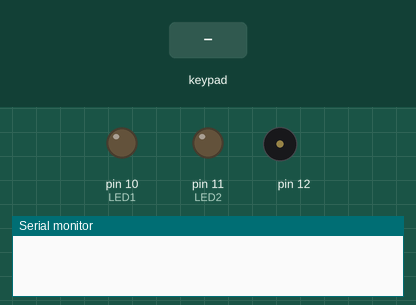
Simulated run of this sketch. Board: Arduino Uno, built with avr-gcc and run on an emulated ATmega328P. On the bench: output pins drawn as LEDs (lit = HIGH), buzzer (waves = sounding), the last lines printed to the serial monitor. Inputs (shaded band) come from the test bench.

Above: at 1.2 s.
1.3 s: keypad keys 1 2 3 4 5 pressed 0.4 s apart
At 3.7 s:
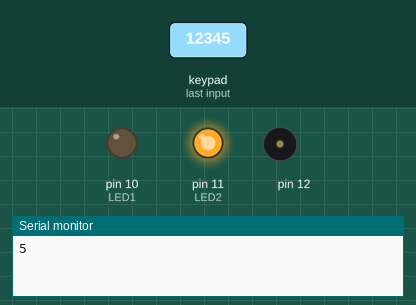
4.8 s: keypad keys 5 4 3 2 # pressed 0.4 s apart
At 9.5 s:
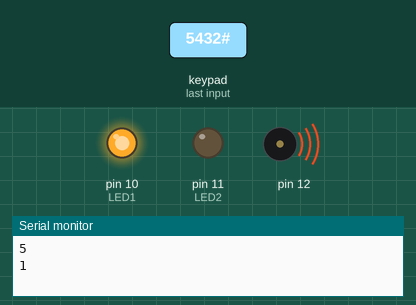
Timing chart, 0 to 12.1 s (numbered marks = the images above; inputs shaded):
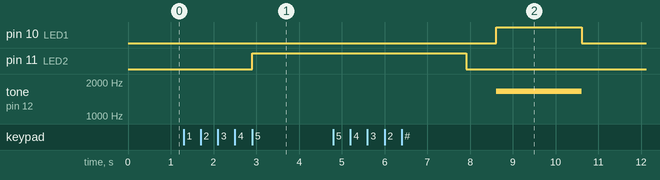

Measured:
- after the input at 1.3 s, pin 11 (LED2): LOW → HIGH after 1.6 s
- after the input at 4.8 s, pin 10 (LED1): LOW → HIGH after 3.8 s, → LOW 2.0 s later; tone on pin 12: silent → 1661 Hz after 3.8 s, → silent 2.0 s later

The sketch:

_13.ino
```cpp
#include <Keypad.h>

#define LED1 10 // красный светодиод
#define LED2 11 // зеленый светодиод

#define NUM_KEYS 5 // количество знаков в коде
char myarraw[NUM_KEYS] = { '1', '2', '3', '4', '5'}; // массив с верным кодом

char key;
char button_pressed[NUM_KEYS];
int k=0;
int s=0;
const byte ROWS = 4;
const byte COLS = 4;
char keys[ROWS][COLS] = {
	{'1','2','3','A'},
	{'4','5','6','B'},
	{'7','8','9','C'},
	{'*','0','#','D'}
};
byte colPins[COLS] = {5, 4, 3, 2};
byte rowPins[ROWS] = {9, 8, 7, 6};

Keypad keypad = Keypad( makeKeymap(keys), rowPins, colPins, ROWS, COLS );

void setup() {
	pinMode(LED1, OUTPUT);
	pinMode(LED2, OUTPUT);
	pinMode(12, OUTPUT);

	Serial.begin(9600);
}

void loop (){
	key = keypad.getKey();

	if ( key != NO_KEY )
	{
		button_pressed [k] = key;
		k = k + 1;
		if(k == NUM_KEYS)
		{
			for ( uint8_t i = 0; i < NUM_KEYS; i++)
			{
				if (button_pressed[i] == myarraw[i])
					s = s + 1;
			}

			Serial.println(s);

			if(s == NUM_KEYS) //если у нас все кнопки совпали с кодом, то включаем реле
			{
				digitalWrite (LED2, HIGH); // зажгли зеленый светик (пользователь ввел верный код)
				delay (5000); // ждем 5 секунд пока горит светик зеленый и включено реле
				digitalWrite (LED2, LOW); // гасим светик
				k=0; //сбрасываем счетчик нажатий нашей переменной
				s=0; // сбрасываем счетчик совпадений нашей переменной
				} else { // если не все кнопки совпали с верным кодом
				tone(12, 1661, 100000); // включили баззер
				digitalWrite (LED1, HIGH); // включаем красный светик (пользователь ввел неверный код)
				delay (2000); // ждем 5 секунд
				noTone(12); // гасим баззер

				digitalWrite (LED1, LOW); // гасим красн светик
				k=0; // обнуляем счетчики, чтобы начать все заново
				s=0; //
			}
		}
	}
}
```
